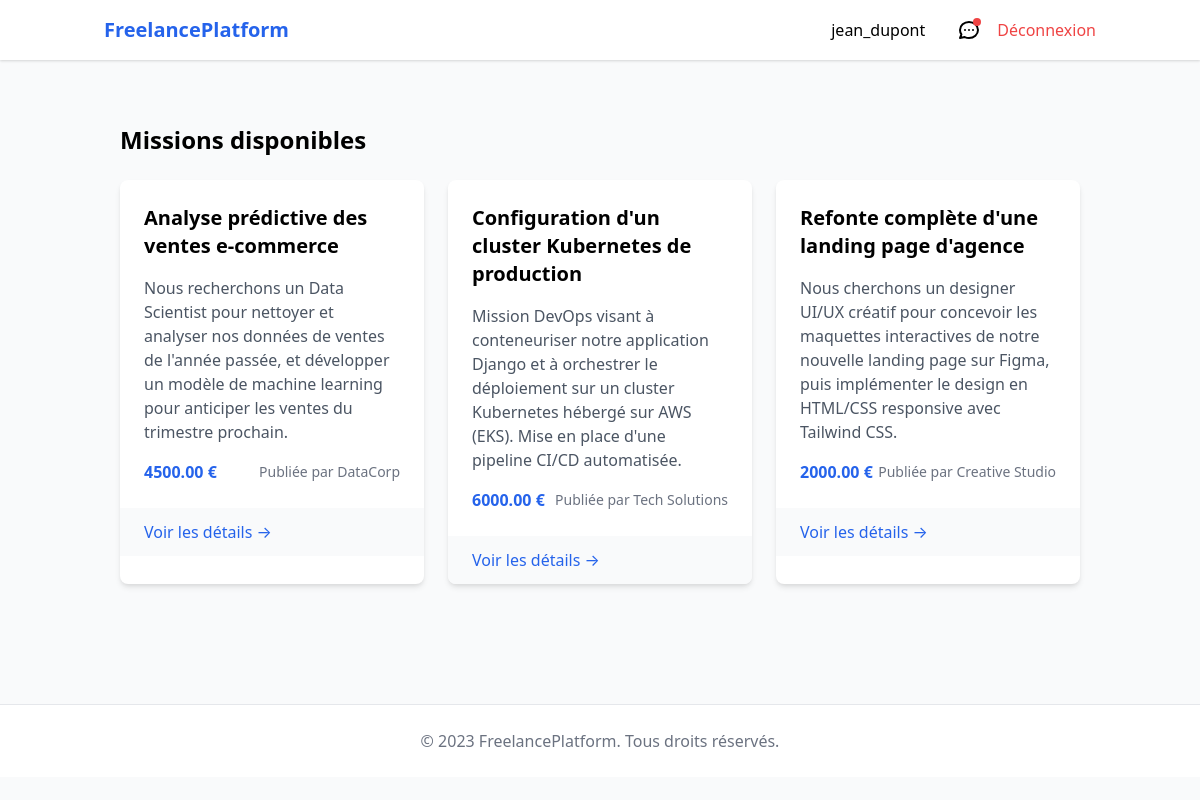
Page /missions/ (signed in) on the committed database.
### users/models.py (models this page shows, shortened)
class Utilisateur(AbstractUser):
    class TypeUtilisateur(models.TextChoices):
        FREELANCE = 'FR', _('Freelance')
        ENTREPRISE = 'EN', _('Entreprise')
    type_utilisateur = models.CharField(
        max_length=2,
        choices=TypeUtilisateur.choices,
        blank=True,
        null=True,
        verbose_name=_("Type d'utilisateur")
    )
    username = models.CharField(
        max_length=15,
        unique=True,
        validators=[MinLengthValidator(4)],
        verbose_name=_("Nom d'utilisateur")
    )
    password = models.CharField(
        max_length=128,  # Stockage du hash, pas besoin de limiter à 25
        verbose_name=_("Mot de passe")
    )
    @property
    def est_freelance(self):
        return self.type_utilisateur == self.TypeUtilisateur.FREELANCE

class Entreprise(models.Model):
    utilisateur = models.OneToOneField(
        Utilisateur,
        on_delete=models.CASCADE,
        limit_choices_to={'type_utilisateur': Utilisateur.TypeUtilisateur.ENTREPRISE},
        related_name='entreprise_profile'
    )
    nom_entreprise = models.CharField(
        max_length=255,
        verbose_name=_("Nom de l'entreprise")
    )
    description = models.TextField(
        blank=True,
        verbose_name=_("Description"),
        help_text=_("Présentation de votre entreprise")
    )
    site_web = models.URLField(
        blank=True,
        verbose_name=_("Site web")
    )
    email_contact = models.EmailField(
        verbose_name=_("Email de contact")
    )
    siret = models.CharField(
        max_length=14,
        blank=True,
        null=True,
        verbose_name=_("Numéro SIRET")
    )
    date_creation = models.DateTimeField(
        auto_now_add=True,
        verbose_name=_("Date de création")
    )
    date_mise_a_jour = models.DateTimeField(
        auto_now=True,
        verbose_name=_("Date de mise à jour")
    )
    class Meta:
        verbose_name = _("Profil Entreprise")
        verbose_name_plural = _("Profils Entreprise")
        ordering = ['nom_entreprise']

### missions/models.py (models this page shows, shortened)
class Mission(models.Model):
    entreprise = models.ForeignKey(
        Utilisateur,
        on_delete=models.CASCADE,
        limit_choices_to={'type_utilisateur': Utilisateur.TypeUtilisateur.ENTREPRISE},
        related_name='missions_publiees',
        verbose_name=_("Entreprise recruteuse")
    )
    titre = models.CharField(
        max_length=255,
        verbose_name=_("Titre de la mission")
    )
    description = models.TextField(
        verbose_name=_("Description détaillée")
    )
    budget = models.DecimalField(
        max_digits=10,
        decimal_places=2,
        verbose_name=_("Budget alloué (€)")
    )
    competences_requises = models.TextField(
        blank=True,
        verbose_name=_("Compétences requises"),
        help_text=_("Listez les compétences nécessaires séparées par des virgules")
    )
    date_creation = models.DateTimeField(
        auto_now_add=True,
        verbose_name=_("Date de publication")
    )
    date_mise_a_jour = models.DateTimeField(
        auto_now=True,
        verbose_name=_("Dernière mise à jour")
    )
    date_limite = models.DateField(
        verbose_name=_("Date limite de candidature")
    )
    est_active = models.BooleanField(
        default=True,
        verbose_name=_("Mission active")
    )
    class Meta:
        verbose_name = _("Mission")
        verbose_name_plural = _("Missions")
        ordering = ['-date_creation']
        indexes = [
            models.Index(fields=['-date_creation']),
            models.Index(fields=['entreprise']),
            models.Index(fields=['est_active']),
        ]

### missions/views.py (the view)
# urls.py: path('', MissionListView.as_view(), name='listes'),
class MissionListView(LoginRequiredMixin, ListView):
    model = Mission
    template_name = 'missions/listes.html'
    context_object_name = 'missions'
    def get_queryset(self):
        if self.request.user.est_freelance:
            missions_postulees = self.request.user.candidatures_envoyees.values_list('mission_id', flat=True)
            return Mission.objects.filter(est_active=True).exclude(id__in=missions_postulees)
        elif self.request.user.est_entreprise:
            return Mission.objects.filter(entreprise=self.request.user)
        return Mission.objects.none()
    def get_context_data(self, **kwargs):
        context = super().get_context_data(**kwargs)
        context['est_freelance'] = self.request.user.est_freelance
        return context

### messagerie/context_processors.py (called while the page is built)
def unread_messages(request):
    if request.user.is_authenticated:
        return {
            'unread_messages': Message.objects.filter(
                conversation__participants=request.user,
                lu=False
            ).exclude(expediteur=request.user).count()
        }
    return {}

### missions/templates/missions/listes.html (shortened to what this page needs)
{% extends "base.html" %}
{% load mission_tags %}
{% block content %}
<div class="container mx-auto px-4 py-8">
    {% if est_freelance %}
        <h1 class="text-2xl font-bold mb-6">Missions disponibles</h1>
    {% else %}
        <div class="flex justify-between items-center mb-6">
            <h1 class="text-2xl font-bold">Vos missions publiées</h1>
            <a href="{% url 'missions:creer' %}" class="bg-blue-600 text-white px-4 py-2 rounded">Créer une mission</a>
        </div>
    {% endif %}
    <div class="grid grid-cols-1 md:grid-cols-2 lg:grid-cols-3 gap-6">
        {% for mission in missions %}
            <div class="bg-white rounded-lg shadow-md overflow-hidden mb-6">
                <div class="p-6">
                    <div class="flex justify-between items-start mb-4">
                        <h2 class="text-xl font-bold">{{ mission.titre }}</h2>
                    </div>
                    <p class="text-gray-600 mb-4">{{ mission.description|truncatechars:200 }}</p>
                    <div class="flex justify-between items-center">
                        <span class="font-bold text-blue-600">{{ mission.budget }} €</span>
                        <span class="text-sm text-gray-500">
                            {% if request.user.est_freelance %}
                                Publiée par {{ mission.entreprise.entreprise_profile.nom_entreprise }}
                            {% else %}
                                {{ mission.candidatures.count }} candidature(s)
                            {% endif %}
                        </span>
                    </div>
                </div>
                <div class="bg-gray-50 px-6 py-3">
                    <a href="{% url 'missions:detail' mission.pk %}"
                       class="text-blue-600 hover:underline">
                        Voir les détails →
                    </a>
                </div>
            </div>
        {% endfor %}
    </div>
</div>
{% endblock %}

### templates/base.html (shortened to what this page needs)
<!DOCTYPE html>
<html lang="fr">
<head>
    <link href="https://cdn.jsdelivr.net/npm/tailwindcss@2.2.19/dist/tailwind.min.css" rel="stylesheet">
</head>
<body class="bg-gray-50">
    <header class="bg-white shadow">
        <div class="container mx-auto px-4 py-4 flex justify-between items-center">
            <a href="{% url 'missions:listes' %}" class="text-xl font-bold text-blue-600">FreelancePlatform</a>
            <nav class="flex items-center space-x-4">
                {% if user.is_authenticated %}
                    <a href="{% url 'users:profile' %}" class="mr-4">
                        {{ user.username }}
                    </a>
                    <a href="{% url 'messagerie:liste' %}" class="relative mr-4">
                        <svg class="w-6 h-6" fill="none" stroke="currentColor" viewBox="0 0 24 24">
                            <path stroke-linecap="round" stroke-linejoin="round" stroke-width="2"
                            d="M8 12h.01M12 12h.01M16 12h.01M21 12c0 4.418-4.03 8-9 8a9.863 9.863 0 01-4.255-.949L3 20l1.395-3.72C3.512 15.042 3 13.574 3 12c0-4.418 4.03-8 9-8s9 3.582 9 8z"/>
                        </svg>
                        {% if unread_messages %}
                            <span class="absolute top-0 right-0 block h-2 w-2 rounded-full bg-red-500"></span>
                        {% endif %}
                    </a>
                    <a href="{% url 'users:logout' %}" class="text-red-500 hover:text-red-700">Déconnexion</a>
                {% else %}
                    <a href="{% url 'users:login' %}" class="mr-4 hover:text-blue-700">Connexion</a>
                    <a href="{% url 'users:signup' %}" class="bg-blue-600 text-white px-4 py-2 rounded hover:bg-blue-700">
                        Inscription
                    </a>
                {% endif %}
            </nav>
        </div>
    </header>
    <main class="container mx-auto px-4 py-8">
        {% block content %}{% endblock %}
    </main>
    <footer class="bg-white border-t mt-8 py-6">
        <div class="container mx-auto px-4 text-center text-gray-500">
            &copy; 2023 FreelancePlatform. Tous droits réservés.
        </div>
    </footer>
</body>
</html>

### rows in the picture
Utilisateur: username "jean_dupont"
Mission: titre "Analyse prédictive des ventes e-commerce", description "Nous recherchons un Data Scientist pour nettoyer et analyser nos données de ventes de l'année passée, et développer un modèle de machine learning pour anticiper les ventes du trimestre prochain.", budget "4500.00", entreprise.entreprise_profile.nom_entreprise "DataCorp"
Mission: titre "Configuration d'un cluster Kubernetes de production", description "Mission DevOps visant à conteneuriser notre application Django et à orchestrer le déploiement sur un cluster Kubernetes hébergé sur AWS (EKS). Mise en place d'une pipeline CI/CD automatisée.", budget "6000.00", entreprise.entreprise_profile.nom_entreprise "Tech Solutions"
Mission: titre "Refonte complète d'une landing page d'agence", description "Nous cherchons un designer UI/UX créatif pour concevoir les maquettes interactives de notre nouvelle landing page sur Figma, puis implémenter le design en HTML/CSS responsive avec Tailwind CSS.", budget "2000.00", entreprise.entreprise_profile.nom_entreprise "Creative Studio"
